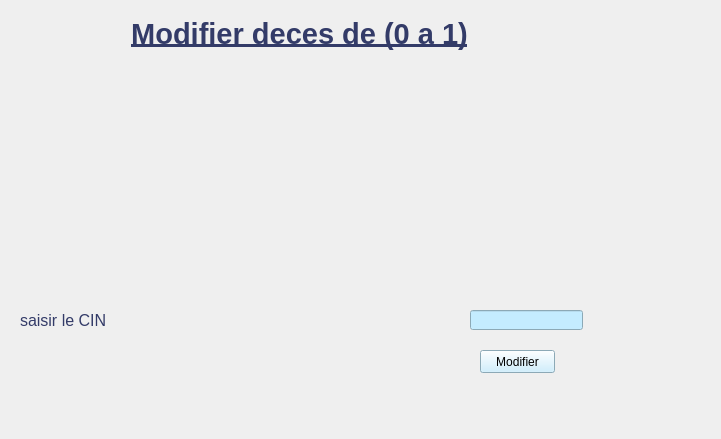
<?xml version="1.0" encoding="UTF-8"?>
<ui version="4.0">
 <class>Form</class>
 <widget class="QWidget" name="Form">
  <property name="geometry">
   <rect>
    <x>0</x>
    <y>0</y>
    <width>721</width>
    <height>439</height>
   </rect>
  </property>
  <property name="windowTitle">
   <string>Form</string>
  </property>
  <widget class="QPushButton" name="modif">
   <property name="geometry">
    <rect>
     <x>480</x>
     <y>350</y>
     <width>75</width>
     <height>23</height>
    </rect>
   </property>
   <property name="styleSheet">
    <string notr="true">background-color: rgb(196, 236, 255);</string>
   </property>
   <property name="text">
    <string>Modifier</string>
   </property>
  </widget>
  <widget class="QLabel" name="label_2">
   <property name="geometry">
    <rect>
     <x>20</x>
     <y>310</y>
     <width>101</width>
     <height>21</height>
    </rect>
   </property>
   <property name="text">
    <string>&lt;html&gt;&lt;head/&gt;&lt;body&gt;&lt;p&gt;&lt;span style=&quot; font-size:12pt; color:#333b68;&quot;&gt;saisir le CIN&lt;/span&gt;&lt;/p&gt;&lt;/body&gt;&lt;/html&gt;</string>
   </property>
  </widget>
  <widget class="QLineEdit" name="lineEdit">
   <property name="geometry">
    <rect>
     <x>470</x>
     <y>310</y>
     <width>113</width>
     <height>20</height>
    </rect>
   </property>
   <property name="styleSheet">
    <string notr="true">background-color: rgb(196, 236, 255);</string>
   </property>
  </widget>
  <widget class="QFrame" name="w11">
   <property name="geometry">
    <rect>
     <x>-21</x>
     <y>-11</y>
     <width>1291</width>
     <height>701</height>
    </rect>
   </property>
   <property name="styleSheet">
    <string notr="true">background-image: url(im3.jpeg);</string>
   </property>
   <property name="frameShape">
    <enum>QFrame::StyledPanel</enum>
   </property>
   <property name="frameShadow">
    <enum>QFrame::Raised</enum>
   </property>
   <widget class="QLabel" name="label">
    <property name="geometry">
     <rect>
      <x>30</x>
      <y>20</y>
      <width>581</width>
      <height>51</height>
     </rect>
    </property>
    <property name="text">
     <string>&lt;html&gt;&lt;head/&gt;&lt;body&gt;&lt;p align=&quot;center&quot;&gt;&lt;span style=&quot; font-size:22pt; font-weight:600; text-decoration: underline; color:#333b68;&quot;&gt;Modifier deces de (0 a 1)&lt;/span&gt;&lt;/p&gt;&lt;/body&gt;&lt;/html&gt;</string>
    </property>
   </widget>
  </widget>
  <zorder>w11</zorder>
  <zorder>modif</zorder>
  <zorder>label_2</zorder>
  <zorder>lineEdit</zorder>
 </widget>
 <resources>
  <include location="ressource3/resources2.qrc"/>
 </resources>
 <connections/>
</ui>
